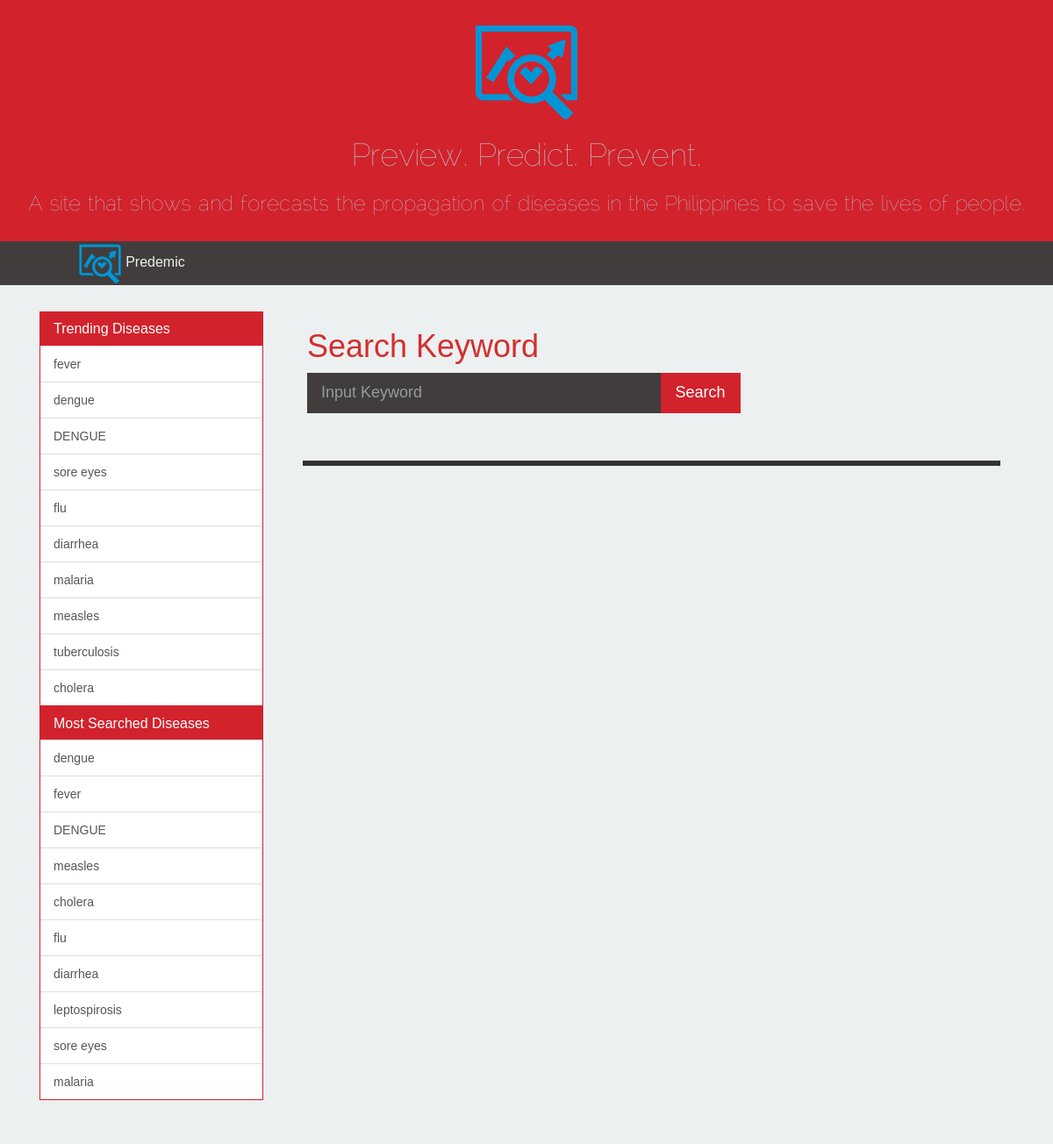
Page /homepage/ on the committed database.
### homepage/models.py (models this page shows, shortened)
class Keyword(models.Model):
	word = models.CharField(max_length=128, primary_key=True)
	date = models.DateTimeField()
	searchFrequency = models.PositiveSmallIntegerField(default=1)

### homepage/views.py (the view)
def index(request):
	topSearch = view_most_searched()
	trending = view_trending()
	context_dict = {'topSearch': topSearch, 'trending': trending}
	return render(request, 'homepage/index.html', context_dict)

### homepage/views.py (called while the page is built)
def view_most_searched():
	k = Keyword.objects.order_by('-searchFrequency')[:10]
	return k

def view_trending():
	t = Tweet.objects.values('keyword').order_by('-keyword__count').annotate(Count('keyword'))[:10]
	return t

### templates/homepage/index.html (shortened to what this page needs)
{% extends 'base.html' %}
{% load static %}
{% block css_block %}
    <link href="{% static "css/index.css" %}" rel="stylesheet">
{% endblock %}
{% block side_block %}
    <div class="panel-group" id="trending-div">
        <div class="panel panel-primary panel-primary-custom">
            <div class="panel-heading panel-heading-custom">
                <h4 class="panel-title">
                    <a class="accordion-toggle" data-toggle="collapse" data-parent="#trending-div" href="#trending-div-list">Trending Diseases</a>
                </h4>
            </div>
            <div class="panel-collapse collapse in" id="trending-div-list">
                <div class="list-group">
                    {% if trending %}
                        {% for item in trending %}
                            <a href="#" class="list-group-item">{{ item.keyword }} </a>
                        {% endfor %}
                        {% else %}
                            <strong>Nothing to display.</strong>
                    {% endif %}
                </div>
            </div>
        </div>
    </div>
    <div class="panel-group" id="mostsearched-div">
        <div class="panel panel-primary panel-primary-custom">
            <div class="panel-heading panel-heading-custom">
                <h4 class="panel-title">
                    <a class="accordion-toggle" data-toggle="collapse" data-parent="#mostsearched-div" href="#mostsearched-div-list">Most Searched Diseases</a>
                </h4>
            </div>
            <div class="panel-collapse collapse in" id="mostsearched-div-list">
                <div class="list-group">
                    {% if topSearch %}
                        {% for item in topSearch %}
                            <a href="#" class="list-group-item">{{ item.word }} </a>
                        {% endfor %}
                    {% else %}
                        <strong>Nothing to display</strong>
                    {% endif %}
                </div>
            </div>
        </div>
    </div>
{% endblock %}
{% block main_block %}
    <div id="search-div">
        <h1>Search Keyword</h1>
        <input class="form-control input-lg" id="search-field" type="text" placeholder="Input Keyword"/>
        <button id="search-button" class="btn btn-success btn-lg">Search</button>
    </div>
    <div id="geomap-div" class="row">
        <div class="map-class">
            <div id="map-canvas">
            </div>
        </div>
    </div>
{% endblock %}

### static/css/base.css (style rules this page uses)
body { font-family: sans-serif; }
.panel-primary-custom { border-color: #d2222c; }
.panel-primary > .panel-heading-custom { background: #d2222c; border-color: #d2222c; }
#mostsearched-div { margin-top: -20px; }

### static/css/index.css (style rules this page uses)
#search-field { width: 50%; float: left; }
#search-button { float: left; }
#search-div { margin-left: 20px; height: 120px; }
#map-canvas { margin: 30px 30px; border-style: solid; }
#search-div h1 { color: #d32f2f; }
#search-button { background-color: #d2222c; border-color: #d2222c; }
#search-field { background-color: #413d3d; color: #f5f5f5; border-style: none; }

### rows in the picture
Keyword: word "dengue"
Keyword: word "fever"
Keyword: word "DENGUE"
Keyword: word "measles"
Keyword: word "cholera"
Keyword: word "flu"
Keyword: word "diarrhea"
Keyword: word "leptospirosis"
Keyword: word "sore eyes"
Keyword: word "malaria"

### other values in the picture
{{ item.keyword }} "fever" "dengue" "DENGUE" "sore eyes" "flu" "diarrhea" "malaria" "measles" "tuberculosis" "cholera"
